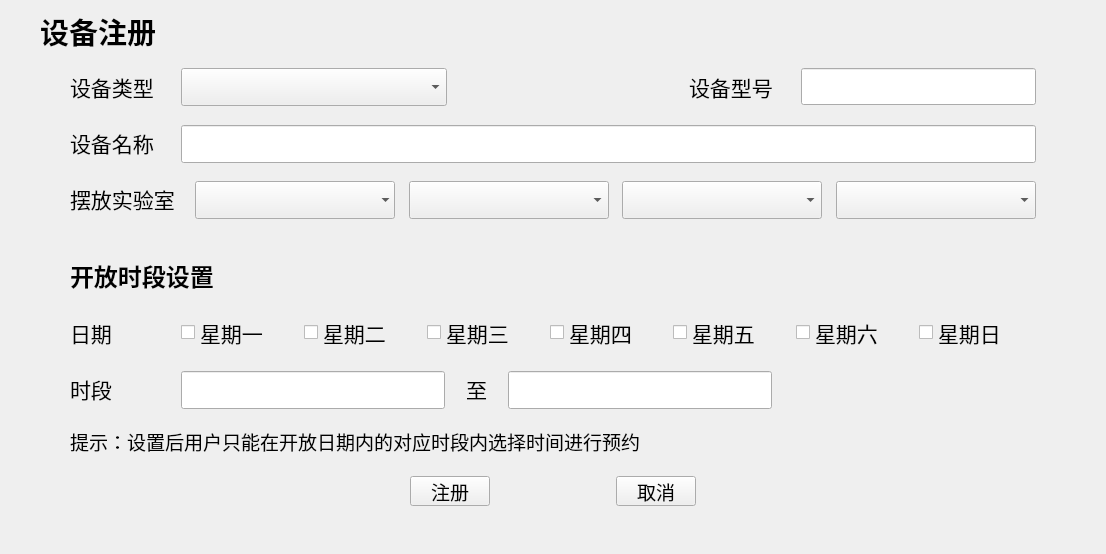
<?xml version="1.0" encoding="UTF-8"?>
<ui version="4.0">
 <class>Register</class>
 <widget class="QWidget" name="Register">
  <property name="geometry">
   <rect>
    <x>0</x>
    <y>0</y>
    <width>1106</width>
    <height>554</height>
   </rect>
  </property>
  <property name="minimumSize">
   <size>
    <width>1106</width>
    <height>554</height>
   </size>
  </property>
  <property name="maximumSize">
   <size>
    <width>1106</width>
    <height>554</height>
   </size>
  </property>
  <property name="font">
   <font>
    <pointsize>10</pointsize>
   </font>
  </property>
  <property name="windowTitle">
   <string>SimLaparo</string>
  </property>
  <layout class="QVBoxLayout" name="verticalLayout">
   <property name="spacing">
    <number>0</number>
   </property>
   <property name="leftMargin">
    <number>0</number>
   </property>
   <property name="topMargin">
    <number>0</number>
   </property>
   <property name="rightMargin">
    <number>0</number>
   </property>
   <property name="bottomMargin">
    <number>0</number>
   </property>
   <item>
    <widget class="QFrame" name="frame">
     <property name="minimumSize">
      <size>
       <width>0</width>
       <height>57</height>
      </size>
     </property>
     <property name="maximumSize">
      <size>
       <width>16777215</width>
       <height>50</height>
      </size>
     </property>
     <property name="styleSheet">
      <string notr="true"/>
     </property>
     <property name="frameShape">
      <enum>QFrame::NoFrame</enum>
     </property>
     <property name="frameShadow">
      <enum>QFrame::Plain</enum>
     </property>
     <layout class="QHBoxLayout" name="horizontalLayout_2">
      <property name="spacing">
       <number>0</number>
      </property>
      <property name="leftMargin">
       <number>0</number>
      </property>
      <property name="topMargin">
       <number>0</number>
      </property>
      <property name="rightMargin">
       <number>40</number>
      </property>
      <property name="bottomMargin">
       <number>0</number>
      </property>
      <item>
       <spacer name="horizontalSpacer_2">
        <property name="orientation">
         <enum>Qt::Horizontal</enum>
        </property>
        <property name="sizeType">
         <enum>QSizePolicy::Fixed</enum>
        </property>
        <property name="sizeHint" stdset="0">
         <size>
          <width>40</width>
          <height>20</height>
         </size>
        </property>
       </spacer>
      </item>
      <item>
       <widget class="QLabel" name="label">
        <property name="font">
         <font>
          <family>微软雅黑</family>
          <pointsize>22</pointsize>
          <weight>75</weight>
          <bold>true</bold>
         </font>
        </property>
        <property name="text">
         <string>设备注册</string>
        </property>
       </widget>
      </item>
      <item>
       <spacer name="horizontalSpacer">
        <property name="orientation">
         <enum>Qt::Horizontal</enum>
        </property>
        <property name="sizeHint" stdset="0">
         <size>
          <width>60</width>
          <height>20</height>
         </size>
        </property>
       </spacer>
      </item>
      <item>
       <widget class="MyLabel" name="closeBtn">
        <property name="cursor">
         <cursorShape>PointingHandCursor</cursorShape>
        </property>
        <property name="text">
         <string/>
        </property>
        <property name="pixmap">
         <pixmap>:/QtLogin/Resources/设备注册/关闭01.png</pixmap>
        </property>
       </widget>
      </item>
     </layout>
    </widget>
   </item>
   <item>
    <widget class="QFrame" name="frame_2">
     <property name="font">
      <font>
       <family>微软雅黑</family>
       <pointsize>18</pointsize>
      </font>
     </property>
     <property name="frameShape">
      <enum>QFrame::NoFrame</enum>
     </property>
     <property name="frameShadow">
      <enum>QFrame::Plain</enum>
     </property>
     <layout class="QVBoxLayout" name="verticalLayout_2">
      <property name="spacing">
       <number>20</number>
      </property>
      <property name="leftMargin">
       <number>70</number>
      </property>
      <property name="rightMargin">
       <number>70</number>
      </property>
      <property name="bottomMargin">
       <number>19</number>
      </property>
      <item>
       <layout class="QHBoxLayout" name="horizontalLayout">
        <item>
         <widget class="QLabel" name="label_3">
          <property name="minimumSize">
           <size>
            <width>105</width>
            <height>0</height>
           </size>
          </property>
          <property name="font">
           <font>
            <family>微软雅黑</family>
            <pointsize>16</pointsize>
           </font>
          </property>
          <property name="text">
           <string>设备类型</string>
          </property>
         </widget>
        </item>
        <item>
         <widget class="QComboBox" name="deviceType">
          <property name="minimumSize">
           <size>
            <width>266</width>
            <height>38</height>
           </size>
          </property>
          <property name="maximumSize">
           <size>
            <width>266</width>
            <height>38</height>
           </size>
          </property>
          <property name="font">
           <font>
            <family>微软雅黑</family>
            <pointsize>18</pointsize>
           </font>
          </property>
         </widget>
        </item>
        <item>
         <spacer name="horizontalSpacer_18">
          <property name="orientation">
           <enum>Qt::Horizontal</enum>
          </property>
          <property name="sizeType">
           <enum>QSizePolicy::Expanding</enum>
          </property>
          <property name="sizeHint" stdset="0">
           <size>
            <width>70</width>
            <height>20</height>
           </size>
          </property>
         </spacer>
        </item>
        <item>
         <widget class="QLabel" name="label_11">
          <property name="font">
           <font>
            <family>微软雅黑</family>
            <pointsize>16</pointsize>
           </font>
          </property>
          <property name="text">
           <string>设备型号    </string>
          </property>
         </widget>
        </item>
        <item>
         <widget class="QLineEdit" name="xinghao">
          <property name="minimumSize">
           <size>
            <width>0</width>
            <height>30</height>
           </size>
          </property>
          <property name="font">
           <font>
            <family>微软雅黑</family>
            <pointsize>18</pointsize>
           </font>
          </property>
         </widget>
        </item>
       </layout>
      </item>
      <item>
       <layout class="QHBoxLayout" name="horizontalLayout_3">
        <item>
         <widget class="QLabel" name="label_4">
          <property name="minimumSize">
           <size>
            <width>105</width>
            <height>0</height>
           </size>
          </property>
          <property name="maximumSize">
           <size>
            <width>105</width>
            <height>16777215</height>
           </size>
          </property>
          <property name="font">
           <font>
            <family>微软雅黑</family>
            <pointsize>16</pointsize>
           </font>
          </property>
          <property name="text">
           <string>设备名称</string>
          </property>
         </widget>
        </item>
        <item>
         <widget class="QLineEdit" name="deviceName">
          <property name="minimumSize">
           <size>
            <width>0</width>
            <height>38</height>
           </size>
          </property>
          <property name="maximumSize">
           <size>
            <width>858</width>
            <height>38</height>
           </size>
          </property>
          <property name="font">
           <font>
            <family>微软雅黑</family>
            <pointsize>18</pointsize>
           </font>
          </property>
         </widget>
        </item>
       </layout>
      </item>
      <item>
       <layout class="QHBoxLayout" name="horizontalLayout_4">
        <property name="spacing">
         <number>0</number>
        </property>
        <property name="bottomMargin">
         <number>0</number>
        </property>
        <item>
         <widget class="QLabel" name="label_5">
          <property name="minimumSize">
           <size>
            <width>105</width>
            <height>0</height>
           </size>
          </property>
          <property name="maximumSize">
           <size>
            <width>105</width>
            <height>16777215</height>
           </size>
          </property>
          <property name="font">
           <font>
            <family>微软雅黑</family>
            <pointsize>16</pointsize>
           </font>
          </property>
          <property name="text">
           <string>摆放实验室</string>
          </property>
         </widget>
        </item>
        <item>
         <spacer name="horizontalSpacer_13">
          <property name="orientation">
           <enum>Qt::Horizontal</enum>
          </property>
          <property name="sizeType">
           <enum>QSizePolicy::Fixed</enum>
          </property>
          <property name="sizeHint" stdset="0">
           <size>
            <width>20</width>
            <height>20</height>
           </size>
          </property>
         </spacer>
        </item>
        <item>
         <widget class="QComboBox" name="xiaoqu">
          <property name="minimumSize">
           <size>
            <width>200</width>
            <height>38</height>
           </size>
          </property>
          <property name="maximumSize">
           <size>
            <width>200</width>
            <height>38</height>
           </size>
          </property>
          <property name="font">
           <font>
            <family>微软雅黑</family>
            <pointsize>18</pointsize>
           </font>
          </property>
          <property name="editable">
           <bool>false</bool>
          </property>
          <property name="duplicatesEnabled">
           <bool>false</bool>
          </property>
          <property name="frame">
           <bool>false</bool>
          </property>
         </widget>
        </item>
        <item>
         <spacer name="horizontalSpacer_3">
          <property name="orientation">
           <enum>Qt::Horizontal</enum>
          </property>
          <property name="sizeHint" stdset="0">
           <size>
            <width>40</width>
            <height>20</height>
           </size>
          </property>
         </spacer>
        </item>
        <item>
         <widget class="QComboBox" name="dalou">
          <property name="minimumSize">
           <size>
            <width>200</width>
            <height>38</height>
           </size>
          </property>
          <property name="maximumSize">
           <size>
            <width>200</width>
            <height>38</height>
           </size>
          </property>
          <property name="font">
           <font>
            <family>微软雅黑</family>
            <pointsize>18</pointsize>
           </font>
          </property>
         </widget>
        </item>
        <item>
         <spacer name="horizontalSpacer_8">
          <property name="orientation">
           <enum>Qt::Horizontal</enum>
          </property>
          <property name="sizeHint" stdset="0">
           <size>
            <width>40</width>
            <height>20</height>
           </size>
          </property>
         </spacer>
        </item>
        <item>
         <widget class="QComboBox" name="loucheng">
          <property name="minimumSize">
           <size>
            <width>200</width>
            <height>38</height>
           </size>
          </property>
          <property name="maximumSize">
           <size>
            <width>200</width>
            <height>38</height>
           </size>
          </property>
          <property name="font">
           <font>
            <family>微软雅黑</family>
            <pointsize>18</pointsize>
           </font>
          </property>
         </widget>
        </item>
        <item>
         <spacer name="horizontalSpacer_9">
          <property name="orientation">
           <enum>Qt::Horizontal</enum>
          </property>
          <property name="sizeHint" stdset="0">
           <size>
            <width>40</width>
            <height>20</height>
           </size>
          </property>
         </spacer>
        </item>
        <item>
         <widget class="QComboBox" name="jiaoshi">
          <property name="minimumSize">
           <size>
            <width>200</width>
            <height>38</height>
           </size>
          </property>
          <property name="maximumSize">
           <size>
            <width>200</width>
            <height>38</height>
           </size>
          </property>
          <property name="font">
           <font>
            <family>微软雅黑</family>
            <pointsize>18</pointsize>
           </font>
          </property>
         </widget>
        </item>
       </layout>
      </item>
      <item>
       <widget class="QLabel" name="label_2">
        <property name="minimumSize">
         <size>
          <width>0</width>
          <height>1</height>
         </size>
        </property>
        <property name="maximumSize">
         <size>
          <width>16777215</width>
          <height>1</height>
         </size>
        </property>
       </widget>
      </item>
      <item>
       <layout class="QHBoxLayout" name="horizontalLayout_5">
        <item>
         <widget class="QLabel" name="label_6">
          <property name="font">
           <font>
            <family>微软雅黑</family>
            <pointsize>18</pointsize>
            <weight>75</weight>
            <bold>true</bold>
           </font>
          </property>
          <property name="text">
           <string>开放时段设置</string>
          </property>
         </widget>
        </item>
        <item>
         <spacer name="horizontalSpacer_4">
          <property name="orientation">
           <enum>Qt::Horizontal</enum>
          </property>
          <property name="sizeHint" stdset="0">
           <size>
            <width>40</width>
            <height>20</height>
           </size>
          </property>
         </spacer>
        </item>
       </layout>
      </item>
      <item>
       <layout class="QHBoxLayout" name="horizontalLayout_6">
        <item>
         <widget class="QLabel" name="label_7">
          <property name="minimumSize">
           <size>
            <width>105</width>
            <height>0</height>
           </size>
          </property>
          <property name="maximumSize">
           <size>
            <width>105</width>
            <height>16777215</height>
           </size>
          </property>
          <property name="font">
           <font>
            <family>微软雅黑</family>
            <pointsize>16</pointsize>
           </font>
          </property>
          <property name="text">
           <string>日期</string>
          </property>
         </widget>
        </item>
        <item>
         <widget class="QCheckBox" name="week_1">
          <property name="font">
           <font>
            <family>微软雅黑</family>
            <pointsize>16</pointsize>
           </font>
          </property>
          <property name="text">
           <string>星期一</string>
          </property>
         </widget>
        </item>
        <item>
         <widget class="QCheckBox" name="week_2">
          <property name="font">
           <font>
            <family>微软雅黑</family>
            <pointsize>16</pointsize>
           </font>
          </property>
          <property name="text">
           <string>星期二</string>
          </property>
         </widget>
        </item>
        <item>
         <widget class="QCheckBox" name="week_3">
          <property name="font">
           <font>
            <family>微软雅黑</family>
            <pointsize>16</pointsize>
           </font>
          </property>
          <property name="text">
           <string>星期三</string>
          </property>
         </widget>
        </item>
        <item>
         <widget class="QCheckBox" name="week_4">
          <property name="font">
           <font>
            <family>微软雅黑</family>
            <pointsize>16</pointsize>
           </font>
          </property>
          <property name="text">
           <string>星期四</string>
          </property>
         </widget>
        </item>
        <item>
         <widget class="QCheckBox" name="week_5">
          <property name="font">
           <font>
            <family>微软雅黑</family>
            <pointsize>16</pointsize>
           </font>
          </property>
          <property name="text">
           <string>星期五</string>
          </property>
         </widget>
        </item>
        <item>
         <widget class="QCheckBox" name="week_6">
          <property name="font">
           <font>
            <family>微软雅黑</family>
            <pointsize>16</pointsize>
           </font>
          </property>
          <property name="text">
           <string>星期六</string>
          </property>
         </widget>
        </item>
        <item>
         <widget class="QCheckBox" name="week_7">
          <property name="font">
           <font>
            <family>微软雅黑</family>
            <pointsize>16</pointsize>
           </font>
          </property>
          <property name="text">
           <string>星期日</string>
          </property>
         </widget>
        </item>
       </layout>
      </item>
      <item>
       <layout class="QHBoxLayout" name="horizontalLayout_7">
        <item>
         <widget class="QLabel" name="label_8">
          <property name="minimumSize">
           <size>
            <width>105</width>
            <height>0</height>
           </size>
          </property>
          <property name="maximumSize">
           <size>
            <width>105</width>
            <height>16777215</height>
           </size>
          </property>
          <property name="font">
           <font>
            <family>微软雅黑</family>
            <pointsize>16</pointsize>
           </font>
          </property>
          <property name="text">
           <string>时段</string>
          </property>
         </widget>
        </item>
        <item>
         <widget class="QLineEdit" name="beginTime">
          <property name="minimumSize">
           <size>
            <width>0</width>
            <height>38</height>
           </size>
          </property>
          <property name="maximumSize">
           <size>
            <width>16777215</width>
            <height>38</height>
           </size>
          </property>
          <property name="font">
           <font>
            <family>微软雅黑</family>
            <pointsize>18</pointsize>
           </font>
          </property>
         </widget>
        </item>
        <item>
         <spacer name="horizontalSpacer_10">
          <property name="orientation">
           <enum>Qt::Horizontal</enum>
          </property>
          <property name="sizeType">
           <enum>QSizePolicy::Fixed</enum>
          </property>
          <property name="sizeHint" stdset="0">
           <size>
            <width>15</width>
            <height>20</height>
           </size>
          </property>
         </spacer>
        </item>
        <item>
         <widget class="QLabel" name="label_9">
          <property name="font">
           <font>
            <family>微软雅黑</family>
            <pointsize>16</pointsize>
           </font>
          </property>
          <property name="text">
           <string>至</string>
          </property>
         </widget>
        </item>
        <item>
         <spacer name="horizontalSpacer_12">
          <property name="orientation">
           <enum>Qt::Horizontal</enum>
          </property>
          <property name="sizeType">
           <enum>QSizePolicy::Fixed</enum>
          </property>
          <property name="sizeHint" stdset="0">
           <size>
            <width>15</width>
            <height>20</height>
           </size>
          </property>
         </spacer>
        </item>
        <item>
         <widget class="QLineEdit" name="endTime">
          <property name="minimumSize">
           <size>
            <width>0</width>
            <height>38</height>
           </size>
          </property>
          <property name="maximumSize">
           <size>
            <width>16777215</width>
            <height>38</height>
           </size>
          </property>
          <property name="font">
           <font>
            <family>微软雅黑</family>
            <pointsize>18</pointsize>
           </font>
          </property>
         </widget>
        </item>
        <item>
         <spacer name="horizontalSpacer_11">
          <property name="orientation">
           <enum>Qt::Horizontal</enum>
          </property>
          <property name="sizeHint" stdset="0">
           <size>
            <width>40</width>
            <height>20</height>
           </size>
          </property>
         </spacer>
        </item>
       </layout>
      </item>
      <item>
       <widget class="QLabel" name="label_10">
        <property name="font">
         <font>
          <family>微软雅黑</family>
          <pointsize>14</pointsize>
         </font>
        </property>
        <property name="text">
         <string>提示：设置后用户只能在开放日期内的对应时段内选择时间进行预约</string>
        </property>
        <property name="alignment">
         <set>Qt::AlignLeading|Qt::AlignLeft|Qt::AlignTop</set>
        </property>
       </widget>
      </item>
      <item>
       <spacer name="verticalSpacer">
        <property name="orientation">
         <enum>Qt::Vertical</enum>
        </property>
        <property name="sizeHint" stdset="0">
         <size>
          <width>20</width>
          <height>40</height>
         </size>
        </property>
       </spacer>
      </item>
      <item>
       <layout class="QHBoxLayout" name="horizontalLayout_8">
        <item>
         <spacer name="horizontalSpacer_6">
          <property name="orientation">
           <enum>Qt::Horizontal</enum>
          </property>
          <property name="sizeHint" stdset="0">
           <size>
            <width>40</width>
            <height>20</height>
           </size>
          </property>
         </spacer>
        </item>
        <item>
         <widget class="QPushButton" name="ok">
          <property name="minimumSize">
           <size>
            <width>80</width>
            <height>30</height>
           </size>
          </property>
          <property name="maximumSize">
           <size>
            <width>80</width>
            <height>30</height>
           </size>
          </property>
          <property name="font">
           <font>
            <family>微软雅黑</family>
            <pointsize>14</pointsize>
           </font>
          </property>
          <property name="text">
           <string>注册</string>
          </property>
         </widget>
        </item>
        <item>
         <spacer name="horizontalSpacer_5">
          <property name="orientation">
           <enum>Qt::Horizontal</enum>
          </property>
          <property name="sizeType">
           <enum>QSizePolicy::Fixed</enum>
          </property>
          <property name="sizeHint" stdset="0">
           <size>
            <width>120</width>
            <height>20</height>
           </size>
          </property>
         </spacer>
        </item>
        <item>
         <widget class="QPushButton" name="no">
          <property name="minimumSize">
           <size>
            <width>80</width>
            <height>30</height>
           </size>
          </property>
          <property name="maximumSize">
           <size>
            <width>80</width>
            <height>30</height>
           </size>
          </property>
          <property name="font">
           <font>
            <family>微软雅黑</family>
            <pointsize>14</pointsize>
           </font>
          </property>
          <property name="text">
           <string>取消</string>
          </property>
         </widget>
        </item>
        <item>
         <spacer name="horizontalSpacer_7">
          <property name="orientation">
           <enum>Qt::Horizontal</enum>
          </property>
          <property name="sizeHint" stdset="0">
           <size>
            <width>40</width>
            <height>20</height>
           </size>
          </property>
         </spacer>
        </item>
       </layout>
      </item>
      <item>
       <spacer name="verticalSpacer_2">
        <property name="orientation">
         <enum>Qt::Vertical</enum>
        </property>
        <property name="sizeType">
         <enum>QSizePolicy::Fixed</enum>
        </property>
        <property name="sizeHint" stdset="0">
         <size>
          <width>10</width>
          <height>30</height>
         </size>
        </property>
       </spacer>
      </item>
     </layout>
    </widget>
   </item>
  </layout>
 </widget>
 <layoutdefault spacing="6" margin="11"/>
 <customwidgets>
  <customwidget>
   <class>MyLabel</class>
   <extends>QLabel</extends>
   <header>mylabel.h</header>
  </customwidget>
 </customwidgets>
 <resources>
  <include location="../resource/qtlogin.qrc"/>
  <include location="../resource/qtlogin.qrc"/>
 </resources>
 <connections/>
</ui>
